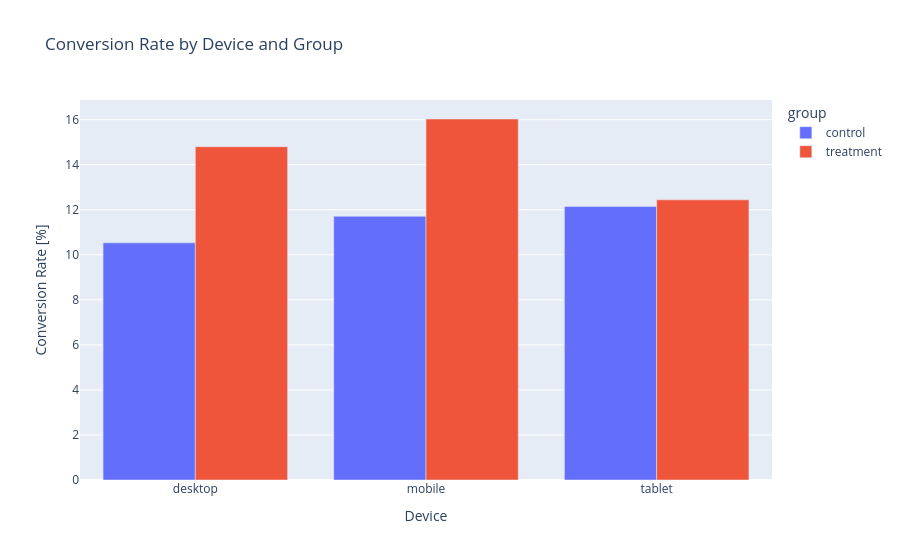

Notebook code cell kept with this figure:
### Markdown cell above
## 5: Segment Analysis

A single aggregate result can hide important heterogeneity. The new page might work brilliantly on desktop but fail on mobile. Or it might perform differently across geographies. Segment analysis helps us understand *for whom* and *under what conditions* the effect holds.

### Code cell
# Conversion rate by device and group
fig_dev = gb.build_device_chart()
fig_dev.show()

### Figure 1 — Plotly figure (JSON) as saved in the notebook; plotly's stock layout.template omitted (floating-point values rounded to 4 significant figures)
{"data": [{"alignmentgroup": "True", "hovertemplate": "group=control<br>device=%{x}<br>conversion_rate=%{y}<extra></extra>", "legendgroup": "control", "marker": {"color": "#636EFA", "pattern": {"shape": ""}}, "name": "control", "offsetgroup": "control", "orientation": "v", "showlegend": true, "textposition": "auto", "type": "bar", "x": ["desktop", "mobile", "tablet"], "xaxis": "x", "y": [10.53, 11.71, 12.15], "yaxis": "y"}, {"alignmentgroup": "True", "hovertemplate": "group=treatment<br>device=%{x}<br>conversion_rate=%{y}<extra></extra>", "legendgroup": "treatment", "marker": {"color": "#EF553B", "pattern": {"shape": ""}}, "name": "treatment", "offsetgroup": "treatment", "orientation": "v", "showlegend": true, "textposition": "auto", "type": "bar", "x": ["desktop", "mobile", "tablet"], "xaxis": "x", "y": [14.8, 16.03, 12.44], "yaxis": "y"}], "layout": {"barmode": "group", "legend": {"title": {"text": "group"}, "tracegroupgap": 0}, "title": {"text": "Conversion Rate by Device and Group"}, "xaxis": {"anchor": "y", "domain": [0, 1], "title": {"text": "Device"}}, "yaxis": {"anchor": "x", "domain": [0, 1], "title": {"text": "Conversion Rate [%]"}}}}
